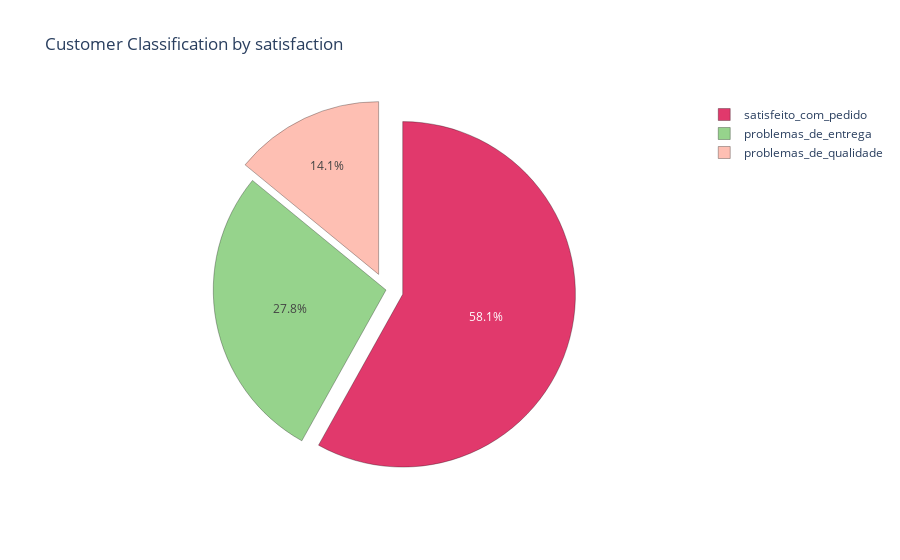

Source (notebook cell):
### Markdown cell above
### Customer Classification by satisfaction

### Code cell
# pizza  graph
configure_plotly_browser_state()

# Group by values
most_voted_class = df_initial.groupby(by='most_voted_class').id.count()

# Creating the graph
colors = ['#96D38C', '#FEBFB3','#E1396C']

trace = go.Pie(labels = most_voted_class.index,
              values = most_voted_class.values,
               marker = {'colors': colors,
                         'line': {'color': '#000000', 'width':0.3}},
               hoverinfo = 'label+percent+value',
               pull=[0,0.1,0.1],
               direction = 'clockwise')

data = [trace]

# Layout
config_layout = go.Layout(title = 'Customer Classification by satisfaction')

# Creating the fig
fig = go.Figure(data = data, layout=config_layout)
py.iplot(fig)

### Figure 1 — Plotly figure (JSON) as saved in the notebook; plotly's stock layout.template omitted (floating-point values rounded to 4 significant figures)
{"data": [{"pull": [0, 0.1, 0.1], "direction": "clockwise", "labels": ["problemas_de_entrega", "problemas_de_qualidade", "satisfeito_com_pedido"], "values": [950, 480, 1983], "hoverinfo": "label+percent+value", "marker": {"colors": ["#96D38C", "#FEBFB3", "#E1396C"], "line": {"color": "#000000", "width": 0.3}}, "type": "pie"}], "layout": {"title": {"text": "Customer Classification by satisfaction"}}}
